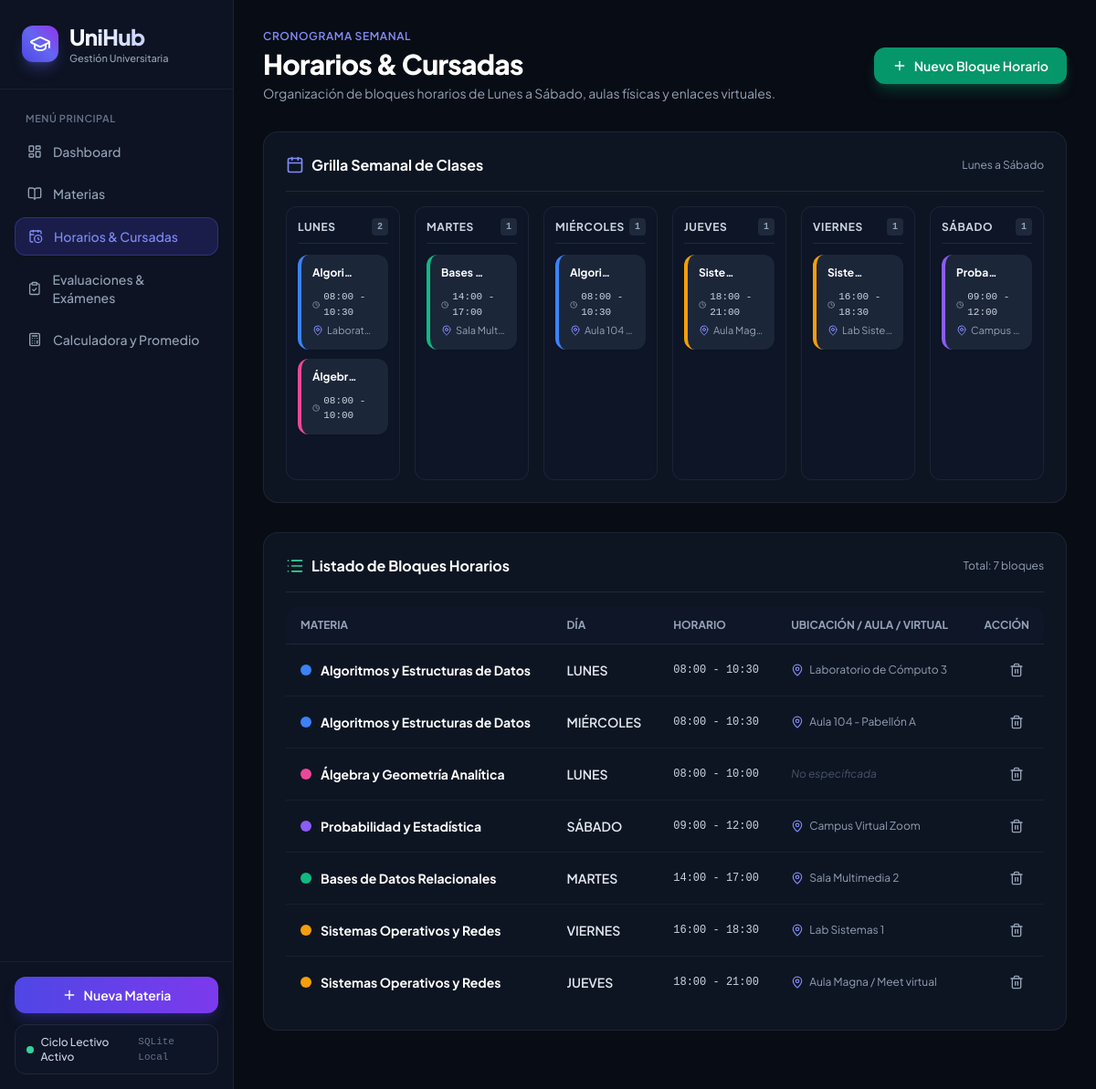
The app's page /horarios with its own data.
### app/models/horario.py (models this page shows)
class Horario(Base):
    __tablename__ = "horarios"
    id = Column(Integer, primary_key=True, index=True)
    materia_id = Column(Integer, ForeignKey("materias.id"), nullable=False)
    dia_semana = Column(SQLEnum(DiaSemana), nullable=False)
    hora_inicio = Column(Time, nullable=False)
    hora_fin = Column(Time, nullable=False)
    aula = Column(String(200), nullable=True)
    materia = relationship("Materia", back_populates="horarios")

### app/models/materia.py (models this page shows)
class Materia(Base):
    __tablename__ = "materias"
    id = Column(Integer, primary_key=True, index=True)
    nombre = Column(String(100), nullable=False)
    codigo = Column(String(20), nullable=True)
    profesor = Column(String(100), nullable=True)
    anio = Column(Integer, nullable=True, default=1)
    cuatrimestre = Column(Integer, nullable=False, default=1)
    estado = Column(SQLEnum(EstadoMateria), default=EstadoMateria.CURSANDO)
    color_hex = Column(String(7), default="#3b82f6")
    drive_url = Column(Text, nullable=True)
    horarios = relationship("Horario", back_populates="materia", cascade="all, delete-orphan")
    evaluaciones = relationship("Evaluacion", back_populates="materia", cascade="all, delete-orphan")

### app/routers/views.py (the view)
@views_router.get("/horarios", response_class=HTMLResponse)
def vista_horarios(request: Request, db: Session = Depends(get_db)):
    materias = db.query(Materia).order_by(Materia.nombre.asc()).all()
    horarios = db.query(Horario).order_by(Horario.hora_inicio.asc()).all()
    dias = ["LUNES", "MARTES", "MIÉRCOLES", "JUEVES", "VIERNES", "SÁBADO"]
    return templates.TemplateResponse(
        "horarios.html",
        {
            "request": request,
            "active_tab": "horarios",
            "materias": materias,
            "horarios": horarios,
            "dias": dias
        }
    )

### app/templates/horarios.html (shortened to what this page needs)
{% extends "base.html" %}
{% block content %}
<div class="p-6 md:p-8 space-y-8 max-w-7xl mx-auto w-full animate-fade-in">
    <div class="flex flex-col md:flex-row md:items-center justify-between gap-4">
        <div>
            <div class="flex items-center gap-2 text-xs font-semibold uppercase tracking-wider text-indigo-400 mb-1">
                <span>Cronograma Semanal</span>
            </div>
            <h1 class="text-2xl md:text-3xl font-extrabold text-white tracking-tight">Horarios & Cursadas</h1>
            <p class="text-sm text-slate-400 mt-1">Organización de bloques horarios de Lunes a Sábado, aulas físicas y enlaces virtuales.</p>
        </div>
        <div>
            <button onclick="abrirModalCrearHorario()" class="flex items-center gap-2 px-5 py-2.5 bg-emerald-600 hover:bg-emerald-500 text-white rounded-xl text-sm font-semibold shadow-lg shadow-emerald-600/30 transition-all">
                <i data-lucide="plus" class="w-4 h-4"></i>
                <span>Nuevo Bloque Horario</span>
            </button>
        </div>
    </div>
    <div class="glass-panel rounded-2xl p-6 overflow-x-auto">
        <div class="flex items-center justify-between pb-4 mb-4 border-b border-slate-800">
            <h3 class="font-bold text-base text-white flex items-center gap-2">
                <i data-lucide="calendar" class="w-5 h-5 text-indigo-400"></i>
                <span>Grilla Semanal de Clases</span>
            </h3>
            <span class="text-xs text-slate-400">Lunes a Sábado</span>
        </div>
        <div class="grid grid-cols-1 md:grid-cols-6 gap-4 min-w-[700px] md:min-w-0">
            {% for dia in ["LUNES", "MARTES", "MIÉRCOLES", "JUEVES", "VIERNES", "SÁBADO"] %}
            {% set clases_del_dia = [] %}
            {% for h in horarios %}
                {% if h.dia_semana.value == dia %}
                    {% set _ = clases_del_dia.append(h) %}
                {% endif %}
            {% endfor %}
            <div class="flex flex-col rounded-xl bg-slate-900/60 border border-slate-800/80 p-3 min-h-[300px]">
                <div class="pb-2 mb-3 border-b border-slate-800 flex items-center justify-between">
                    <span class="font-bold text-xs uppercase tracking-wider text-slate-300">{{ dia }}</span>
                    <span class="text-[10px] font-mono font-bold px-1.5 py-0.5 rounded bg-slate-800 text-slate-400">
                        {{ clases_del_dia | length }}
                    </span>
                </div>
                <div class="space-y-2.5 flex-1">
                    {% if clases_del_dia %}
                        {% for c in clases_del_dia %}
                        <div class="p-3 rounded-xl bg-slate-800/90 border-l-4 shadow-sm hover:scale-[1.02] transition-transform relative group"
                             style="border-left-color: {{ c.materia.color_hex if c.materia else '#3b82f6' }};">
                            <div class="flex items-start justify-between gap-1">
                                <h4 class="font-bold text-white text-xs leading-tight truncate">
                                    {{ c.materia.nombre if c.materia else 'Materia' }}
                                </h4>
                            </div>
                            <div class="mt-2 flex items-center gap-1 text-[11px] text-slate-300 font-mono">
                                <i data-lucide="clock" class="w-3 h-3 text-slate-400"></i>
                                <span>{{ c.hora_inicio.strftime('%H:%M') }} - {{ c.hora_fin.strftime('%H:%M') }}</span>
                            </div>
                            {% if c.aula %}
                            <div class="mt-1 flex items-center gap-1 text-[11px] text-slate-400 truncate">
                                <i data-lucide="map-pin" class="w-3 h-3 text-indigo-400 flex-shrink-0"></i>
                                <span class="truncate">{{ c.aula }}</span>
                            </div>
                            {% endif %}
                        </div>
                        {% endfor %}
                    {% else %}
                        <div class="h-full flex items-center justify-center text-slate-600 text-[11px] italic">
                            Sin cursadas
                        </div>
                    {% endif %}
                </div>
            </div>
            {% endfor %}
        </div>
    </div>
    <div class="glass-panel rounded-2xl p-6">
        <div class="flex items-center justify-between pb-4 border-b border-slate-800">
            <h3 class="font-bold text-base text-white flex items-center gap-2">
                <i data-lucide="list" class="w-5 h-5 text-emerald-400"></i>
                <span>Listado de Bloques Horarios</span>
            </h3>
            <span class="text-xs text-slate-400">Total: {{ horarios | length }} bloques</span>
        </div>
        <div class="mt-4 overflow-x-auto">
            <table class="w-full text-left text-sm text-slate-300">
                <thead class="text-xs uppercase bg-slate-900/80 text-slate-400 border-b border-slate-800">
                    <tr>
                        <th class="px-4 py-3 rounded-l-xl">Materia</th>
                        <th class="px-4 py-3">Día</th>
                        <th class="px-4 py-3">Horario</th>
                        <th class="px-4 py-3">Ubicación / Aula / Virtual</th>
                        <th class="px-4 py-3 text-right rounded-r-xl">Acción</th>
                    </tr>
                </thead>
                <tbody class="divide-y divide-slate-800/60">
                    {% if horarios %}
                        {% for h in horarios %}
                        <tr class="hover:bg-slate-900/50 transition-colors">
                            <td class="px-4 py-3.5">
                                <div class="flex items-center gap-2.5">
                                    <span class="w-3 h-3 rounded-full flex-shrink-0" style="background-color: {{ h.materia.color_hex if h.materia else '#3b82f6' }};"></span>
                                    <span class="font-bold text-white">{{ h.materia.nombre if h.materia else 'Materia' }}</span>
                                </div>
                            </td>
                            <td class="px-4 py-3.5 font-semibold text-slate-200">
                                {{ h.dia_semana.value }}
                            </td>
                            <td class="px-4 py-3.5 font-mono text-xs text-slate-300">
                                {{ h.hora_inicio.strftime('%H:%M') }} - {{ h.hora_fin.strftime('%H:%M') }}
                            </td>
                            <td class="px-4 py-3.5 text-xs text-slate-400">
                                {% if h.aula %}
                                    <span class="flex items-center gap-1.5">
                                        <i data-lucide="map-pin" class="w-3.5 h-3.5 text-indigo-400"></i>
                                        <span>{{ h.aula }}</span>
                                    </span>
                                {% else %}
                                    <span class="text-slate-600 italic">No especificada</span>
                                {% endif %}
                            </td>
                            <td class="px-4 py-3.5 text-right">
                                <button onclick="eliminarHorario({{ h.id }})" class="p-1.5 text-slate-400 hover:text-rose-400 hover:bg-rose-950/40 rounded-lg transition-colors" title="Eliminar">
                                    <i data-lucide="trash-2" class="w-4 h-4"></i>
                                </button>
                            </td>
                        </tr>
                        {% endfor %}
                    {% else %}
                        <tr>
                            <td colspan="5" class="px-4 py-8 text-center text-slate-500">
                                No hay horarios configurados. Presioná "Nuevo Bloque Horario" para crear uno.
                            </td>
                        </tr>
                    {% endif %}
                </tbody>
            </table>
        </div>
    </div>
</div>
{% endblock %}

### app/static/css/styles.css (style rules this page uses)
:root { --color-primary: #6366f1; --color-primary-hover: #4f46e5; --bg-main: #0B0F19; --bg-card: #111827; --border-subtle: rgba(255, 255, 255, 0.08); }
html { background-color: #080C14; overscroll-behavior-y: none; }
body { font-family: 'Plus Jakarta Sans', -apple-system, BlinkMacSystemFont, 'Segoe UI', Roboto, sans-serif; background-color: #080C14; color: #F1F5F9; overflow-x: hidden; overscroll-behavior-y: none; -webkit-touch-callout: none; -webkit-tap-highlight-color: transparent; }
.glass-panel { background: rgba(17, 24, 39, 0.75); backdrop-filter: blur(12px); -webkit-backdrop-filter: blur(12px); border: 1px solid rgba(255, 255, 255, 0.07); }
.animate-fade-in { animation: fadeIn 0.3s cubic-bezier(0.16, 1, 0.3, 1) forwards; }

### records on screen
Horario: materia "Algori…", hora_inicio "08:00", hora_fin "10:30", aula "Laborat…", materia "Algoritmos y Estructuras de Datos", dia_semana.value "LUNES", aula "Laboratorio de Cómputo 3"
Horario: materia "Álgebr…", hora_inicio "08:00", hora_fin "10:00", materia "Álgebra y Geometría Analítica", dia_semana.value "LUNES", shows "No especificada"
Horario: materia "Bases…", hora_inicio "14:00", hora_fin "17:00", aula "Sala Mult…", materia "Bases de Datos Relacionales", dia_semana.value "MARTES", aula "Sala Multimedia 2"
Horario: materia "Algori…", hora_inicio "08:00", hora_fin "10:30", aula "Aula 104…", materia "Algoritmos y Estructuras de Datos", dia_semana.value "MIÉRCOLES", aula "Aula 104 - Pabellón A"
Horario: materia "Siste…", hora_inicio "18:00", hora_fin "21:00", aula "Aula Mag…", materia "Sistemas Operativos y Redes", dia_semana.value "JUEVES", aula "Aula Magna / Meet virtual"
Horario: materia "Siste…", hora_inicio "16:00", hora_fin "18:30", aula "Lab Siste…", materia "Sistemas Operativos y Redes", dia_semana.value "VIERNES", aula "Lab Sistemas 1"
Horario: materia "Proba…", hora_inicio "09:00", hora_fin "12:00", aula "Campus…", materia "Probabilidad y Estadística", dia_semana.value "SÁBADO", aula "Campus Virtual Zoom"

### other values on screen
{{ dia }} "LUNES" "MARTES" "MIÉRCOLES" "JUEVES" "VIERNES" "SÁBADO"
{{ clases_del_dia | length }} "2" "1" "1" "1" "1" "1"
{{ horarios | length }} "7"
